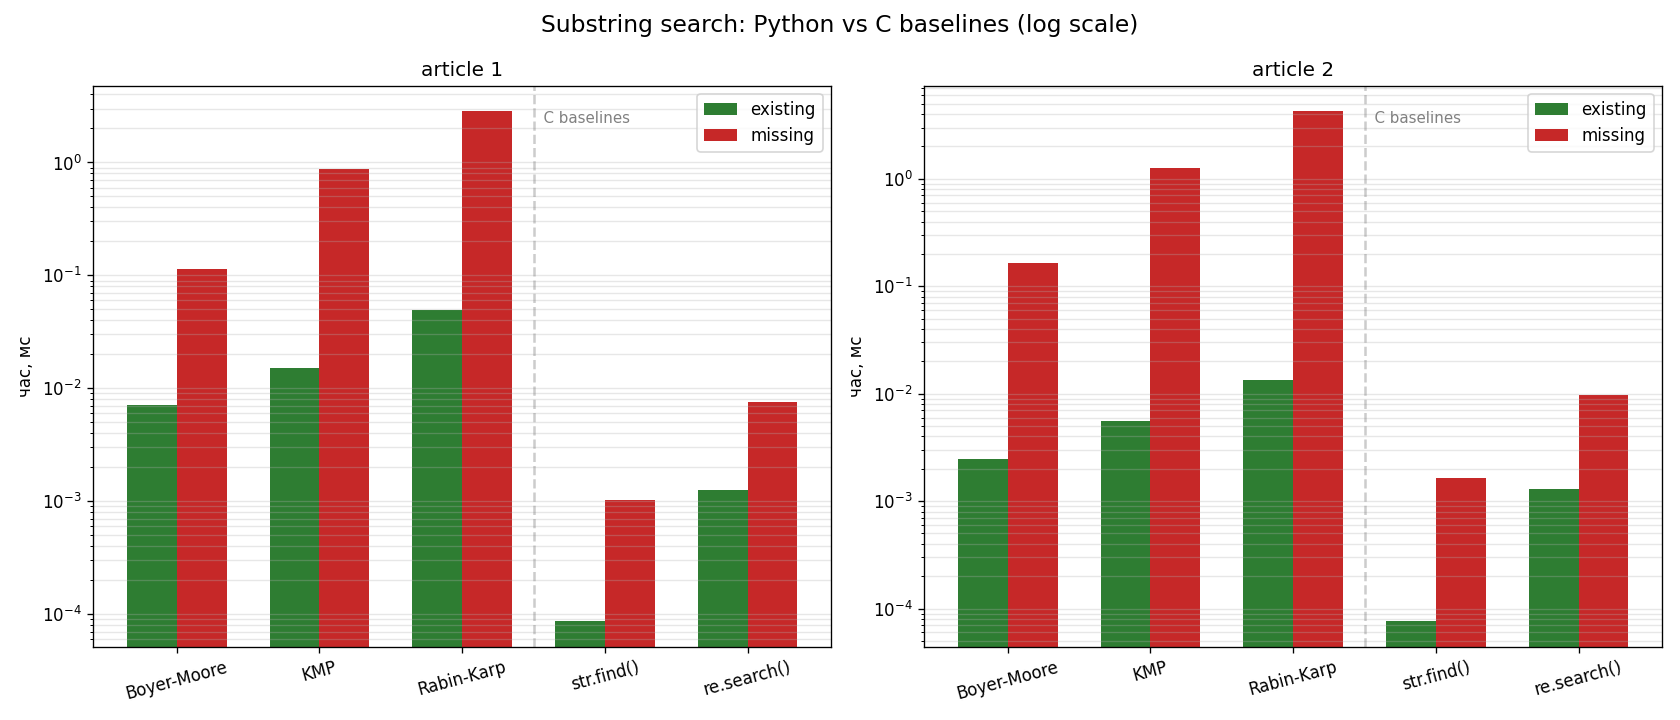

Reproduce this figure in Python.
"""
Бенчмарк трьох алгоритмів пошуку підрядка на двох статтях.

Для кожного тексту тестуємо два типи паттернів:
  - existing — реально присутній у тексті;
  - missing  — вигаданий, гарантовано відсутній.

Час міряємо через timeit. Перед заміром робимо warmup, щоб збити
артефакти першого запуску. Результат — ASCII-таблиця в консоль і
графік benchmark.png.
"""

import timeit
from pathlib import Path

import matplotlib.pyplot as plt

from algorithms import ALGORITHMS, ALL, BASELINES


HERE = Path(__file__).parent

ARTICLES = {
    "article 1": HERE / "article_1.txt",
    "article 2": HERE / "article_2.txt",
}

# паттерни підбирав уважно: existing береться з тіла відповідної статті,
# missing — однаковий для обох, явно вигаданий рядок
PATTERNS = {
    "article 1": {
        "existing": "алгоритм",
        "missing":  "квантовий_суперкомпʼютер_2077",
    },
    "article 2": {
        "existing": "рекомендац",
        "missing":  "квантовий_суперкомпʼютер_2077",
    },
}

REPEATS = 200  # стільки разів запускаємо кожну комбінацію


def load_articles() -> dict[str, str]:
    texts = {}
    for name, path in ARTICLES.items():
        if not path.exists():
            raise FileNotFoundError(f"не знайдено {path}")
        texts[name] = path.read_text(encoding="utf-8")
    return texts


def sanity_check(text: str, pattern: str, expected_found: bool) -> int:
    """Перевіряємо що всі алгоритми (включно з baselines) дають однакову відповідь."""
    indices = {name: fn(text, pattern) for name, fn in ALL.items()}

    unique = set(indices.values())
    if len(unique) != 1:
        raise AssertionError(
            f"алгоритми не сходяться на паттерні {pattern!r}: {indices}"
        )

    idx = indices["Boyer-Moore"]
    if expected_found and idx < 0:
        raise AssertionError(f"очікувано що {pattern!r} знайдено, а нема")
    if not expected_found and idx != -1:
        raise AssertionError(f"очікувано що {pattern!r} немає, а є на {idx}")

    return idx


def measure(text: str, pattern: str) -> dict[str, float]:
    """Повертає {algo_name: середній час одного запуску в секундах}."""
    timings = {}
    for name, fn in ALL.items():
        # warmup
        fn(text, pattern)
        timer = timeit.Timer(lambda f=fn: f(text, pattern))
        total = timer.timeit(number=REPEATS)
        timings[name] = total / REPEATS
    return timings


def fmt_ms(seconds: float) -> str:
    return f"{seconds * 1000:>9.3f} ms"


def print_table(results: dict) -> None:
    print()
    width = 110
    print("=" * width)
    print("  Час пошуку (мс, менше — краще). REPEATS =", REPEATS)
    print("  Колонки 1-3 — власні реалізації; 4-5 — нативні C-baselines зі stdlib.")
    print("=" * width)

    all_names = list(ALL.keys())
    header = f"  {'article':<10} {'pattern':<9}" + "".join(f"{a:>14}" for a in all_names) + "  winner"
    print(header)
    print("  " + "-" * (len(header) - 2))

    for article in ARTICLES:
        for kind in ["existing", "missing"]:
            times = results[article][kind]
            winner = min(times, key=times.get)
            row = f"  {article:<10} {kind:<9}"
            for a in all_names:
                marker = "*" if a == winner else " "
                row += f"  {marker}{times[a] * 1000:>9.3f}ms"
            row += f"  {winner}"
            print(row)
        print()


def plot_results(results: dict, filename: str = "benchmark.png") -> None:
    fig, axes = plt.subplots(1, 2, figsize=(14, 6))

    all_names = list(ALL.keys())

    for ax, article in zip(axes, ARTICLES):
        x_pos = range(len(all_names))
        width = 0.35

        existing_ms = [results[article]["existing"][a] * 1000 for a in all_names]
        missing_ms = [results[article]["missing"][a] * 1000 for a in all_names]

        ax.bar(
            [p - width / 2 for p in x_pos], existing_ms, width,
            label="existing", color="#2e7d32",
        )
        ax.bar(
            [p + width / 2 for p in x_pos], missing_ms, width,
            label="missing", color="#c62828",
        )

        # вертикальна риска що відокремлює власні від baseline
        ax.axvline(len(ALGORITHMS) - 0.5, color="gray", linestyle="--", alpha=0.4)
        ax.text(
            len(ALGORITHMS) - 0.5, ax.get_ylim()[1] * 0.95,
            "  C baselines  ", color="gray", fontsize=9, va="top",
        )

        ax.set_xticks(list(x_pos))
        ax.set_xticklabels(all_names, rotation=15)
        ax.set_ylabel("час, мс")
        ax.set_yscale("log")  # лог-шкала, бо різниця між Python і C — на порядки
        ax.set_title(article)
        ax.grid(True, axis="y", which="both", alpha=0.3)
        ax.legend()

    fig.suptitle("Substring search: Python vs C baselines (log scale)", fontsize=14)
    fig.tight_layout()
    fig.savefig(filename, dpi=120)
    print(f"графік збережено: {filename}")


def main() -> None:
    texts = load_articles()

    print("Перевірка коректності алгоритмів...")
    for article, text in texts.items():
        for kind, pattern in PATTERNS[article].items():
            idx = sanity_check(text, pattern, expected_found=(kind == "existing"))
            status = f"знайдено на позиції {idx}" if idx >= 0 else "не знайдено"
            print(f"  [{article}] [{kind:<8}] {pattern!r:35} -> {status}")
    print()

    print(f"Запуск бенчмарку (REPEATS = {REPEATS} на кожну комбінацію)...")
    results: dict[str, dict[str, dict[str, float]]] = {}
    for article, text in texts.items():
        results[article] = {}
        for kind, pattern in PATTERNS[article].items():
            results[article][kind] = measure(text, pattern)

    print_table(results)
    plot_results(results)


if __name__ == "__main__":
    main()
